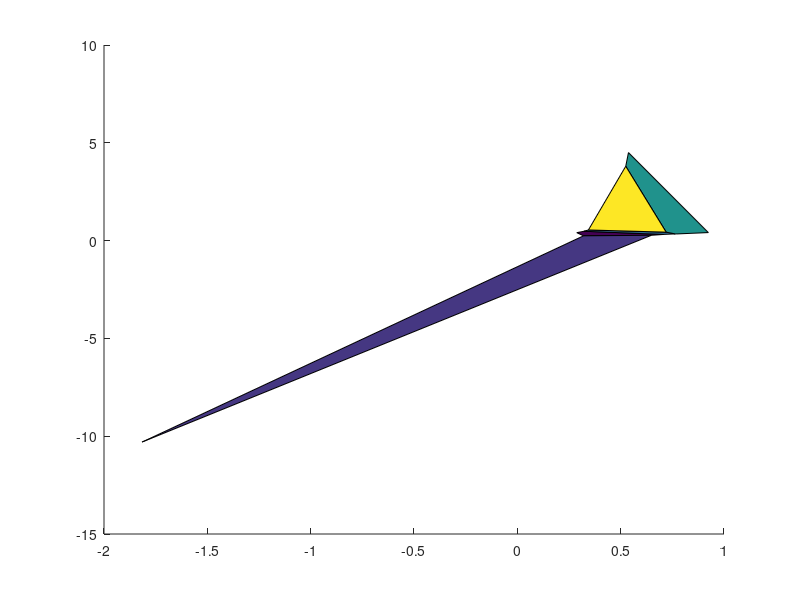

Here is the MATLAB script that generated this plot:
x = gallery('uniformdata',[10 2],5);
[v,c] = voronoin(x);
for i = 1:length(c)
if all(c{i}~=1)   % If at least one of the indices is 1,
                  % then it is an open region and we can't
                  % patch that.
patch(v(c{i},1),v(c{i},2),i); % use color i.
end
end